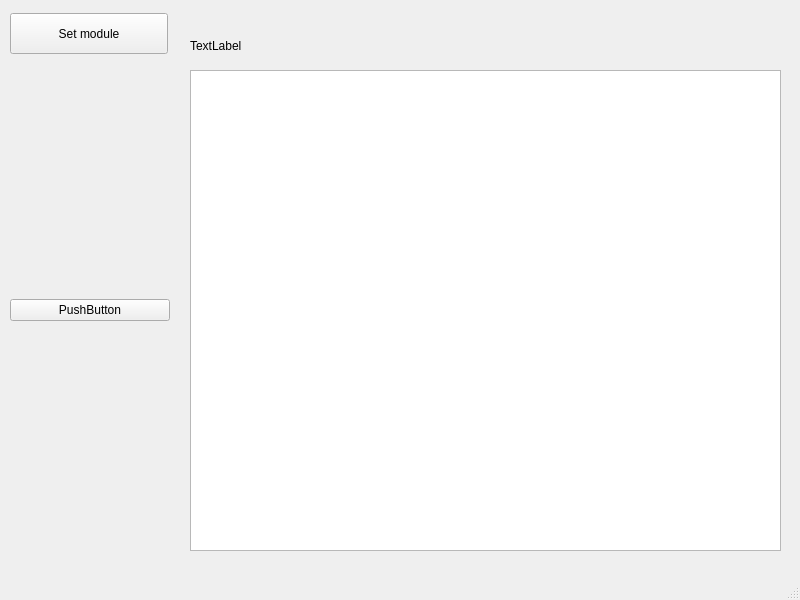
<?xml version="1.0" encoding="UTF-8"?>
<ui version="4.0">
 <class>MainWindow</class>
 <widget class="QMainWindow" name="MainWindow">
  <property name="geometry">
   <rect>
    <x>0</x>
    <y>0</y>
    <width>800</width>
    <height>600</height>
   </rect>
  </property>
  <property name="windowTitle">
   <string>MainWindow</string>
  </property>
  <widget class="QWidget" name="centralwidget">
   <widget class="QWidget" name="verticalLayoutWidget">
    <property name="geometry">
     <rect>
      <x>10</x>
      <y>70</y>
      <width>160</width>
      <height>481</height>
     </rect>
    </property>
    <layout class="QVBoxLayout" name="verticalLayout">
     <item>
      <widget class="QPushButton" name="pushButton_2">
       <property name="text">
        <string>PushButton</string>
       </property>
      </widget>
     </item>
    </layout>
   </widget>
   <widget class="QListView" name="listView">
    <property name="geometry">
     <rect>
      <x>190</x>
      <y>70</y>
      <width>591</width>
      <height>481</height>
     </rect>
    </property>
   </widget>
   <widget class="QLabel" name="label">
    <property name="geometry">
     <rect>
      <x>190</x>
      <y>30</y>
      <width>171</width>
      <height>31</height>
     </rect>
    </property>
    <property name="text">
     <string>TextLabel</string>
    </property>
   </widget>
   <widget class="QPushButton" name="pushButton">
    <property name="geometry">
     <rect>
      <x>10</x>
      <y>13</y>
      <width>158</width>
      <height>41</height>
     </rect>
    </property>
    <property name="text">
     <string>Set module</string>
    </property>
   </widget>
  </widget>
  <widget class="QMenuBar" name="menubar">
   <property name="geometry">
    <rect>
     <x>0</x>
     <y>0</y>
     <width>800</width>
     <height>22</height>
    </rect>
   </property>
  </widget>
  <widget class="QStatusBar" name="statusbar"/>
 </widget>
 <resources/>
 <connections/>
</ui>
